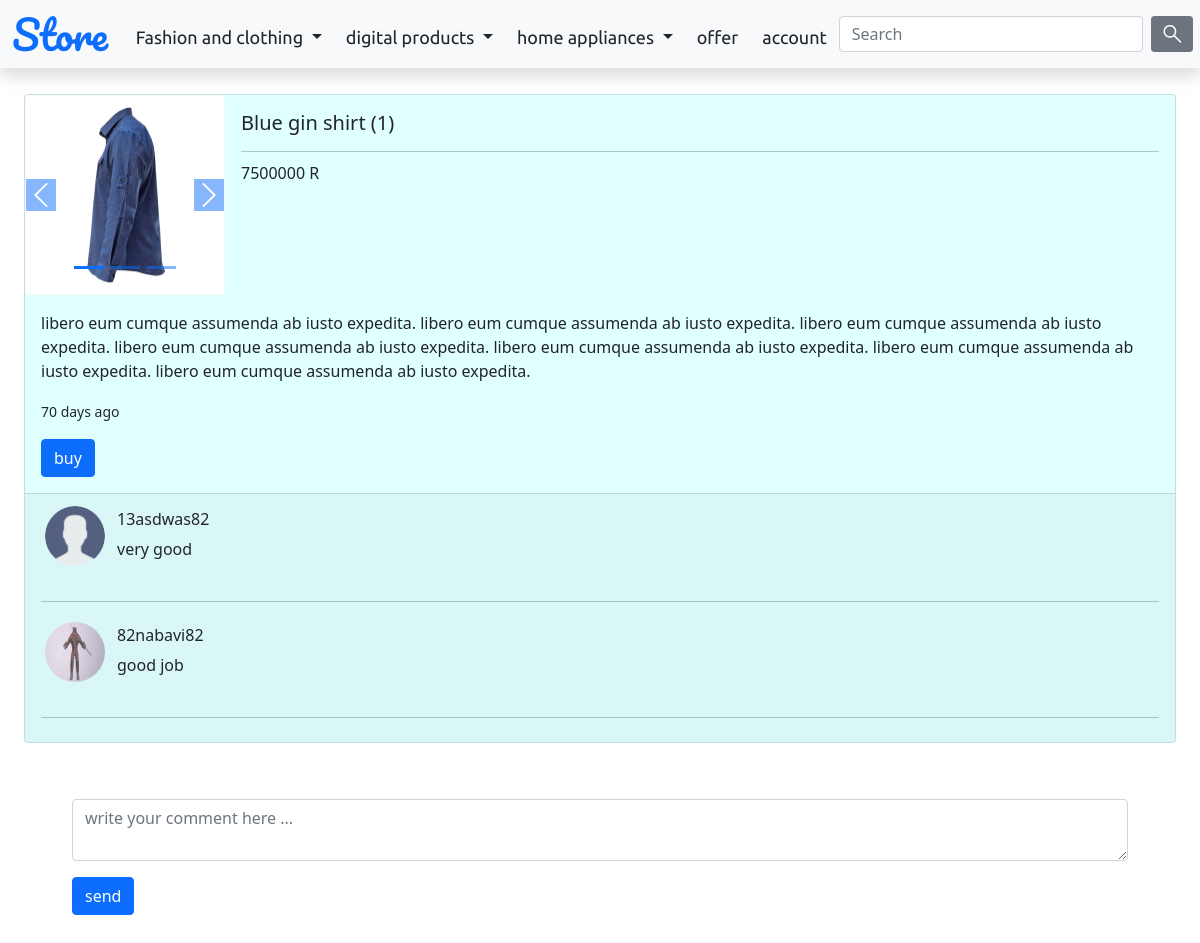
Page /product/3/ on the committed database.
### products/models.py (models this page shows, shortened)
class AvatarP(models.Model):
    producte = models.ForeignKey("Producte", verbose_name=_("producte"), on_delete=models.CASCADE, related_name='avatar')
    avatar = models.ImageField(_("avatar"), upload_to='product_avatar/')
    def __str__(self):
        return self.avatar.name
    class Meta:
        managed = True
        verbose_name = 'AvatarP'
        verbose_name_plural = 'AvatarP'

class Producte(models.Model):
    category = models.ForeignKey("category", verbose_name=_("category"), on_delete=models.CASCADE, related_name='product')
    title = models.CharField(_("title"), max_length=150)
    describtion = models.TextField(_("describtion"), blank=True, null=True)
    price = models.PositiveIntegerField(_("price"))
    created_time = models.DateTimeField(_("created time"), auto_now_add=True)
    user = models.ForeignKey("accounts.Account", verbose_name=_("user"), on_delete=models.CASCADE, related_name='product', null=True, blank=True)
    off = models.PositiveSmallIntegerField(_("off"), default=0)
    count = models.PositiveSmallIntegerField(_("count"))
    def time_diff(self):
        now = datetime.datetime.utcnow().replace(tzinfo=utc)
        timediff = now - self.created_time
        return timediff.days
    def master_price(self):
        return int(round(self.price - self.price*self.off/100))
    class Meta:
        managed = True
        verbose_name = 'Producte'
        verbose_name_plural = 'Productes'

class Comment(models.Model):
    user = models.ForeignKey("accounts.Account", verbose_name=_("user"), on_delete=models.CASCADE, related_name='comment')
    producte = models.ForeignKey("Producte", verbose_name=_("product"), on_delete=models.CASCADE, related_name='comment')
    describtion = models.TextField(_("describtion"))
    created_time = models.DateTimeField(_("created time"), auto_now_add=True)
    class Meta:
        managed = True
        verbose_name = 'Comment'
        verbose_name_plural = 'Comments'

### accounts/models.py (models this page shows)
class Account(AbstractUser):
    phone_number = PhoneNumberField(unique=True, null=True, blank=True)
    avatar = models.ImageField(_("avatar"), upload_to=f, blank=True, default='profile_avatar/default.png')

### products/views.py (the view)
# urls.py: path('product/<int:pk>/', ProductView.as_view()),
class ProductView(View):
    def get(self, request, pk):
        result = my_auth(request)
        template = loader.get_template('products/product.html')
        context = {'product': Producte.objects.get(pk=pk)}
        if result != 'redire':
            context = {'product': Producte.objects.get(pk=pk), 'account': Account.objects.get(id= result),
                       'buy': Buy.objects.filter(user = Account.objects.get(id= result), is_purchase = False, product = Producte.objects.get(pk=pk))}
        return HttpResponse(content=template.render(context, request))

### products/views.py (called while the page is built)
def my_auth(request):
    jwt_token = request.COOKIES.get('jwt-access')
    if jwt_token:
        decode_token = jwt.decode(jwt_token, settings.SECRET_KEY, ['HS256'])
        if Account.objects.get(id= decode_token['user_id']):
            return decode_token['user_id']
    else:
        return 'redire'

### static/templates/products/product.html (shortened to what this page needs)
{% load static %}
<!doctype html>
<html lang="en">
  <head>
    <link href="https://cdn.jsdelivr.net/npm/bootstrap@5.0.2/dist/css/bootstrap.min.css" rel="stylesheet">
    <link rel="stylesheet" href="{% static 'templates/master.css' %}">
  </head>
  <body class="">
    <header>
      {% include "upper_nav.html" %}
    </header>
    <main class="w-100 d-flex justify-content-center align-items-center flex-column px-4" style="padding-top: 70px;">
      <div class="card m-2 mt-4 w-100" style="min-width: 80%; background-color: lightcyan;">
        <div class="d-flex flex-column flex-wrap">
          <div class="d-flex flex-column flex-md-row">
            <div id="carouselExampleIndicators" class="carousel slide bg-dark card-img-top border-1 border-light"
              style="border-style: none; border-right-style: solid; border-left-style: solid; width: 200px; height: 200px;">
              <div class="carousel-indicators">
              {% for i in product.avatar.all %}
              {% if i == product.avatar.first %}
                <button type="button" data-bs-target="#carouselExampleIndicators" data-bs-slide-to="0"
                class="active bg-primary" aria-current="true" aria-label="Slide 1"></button>
              {% else %}
                <button type="button" data-bs-target="#carouselExampleIndicators" data-bs-slide-to="{{ forloop.counter0 }}"
                class="bg-primary" aria-label="Slide {{ forloop.counter }}"></button>
              {% endif %}
              {% endfor %}
              </div>
              <div class="carousel-inner">
              {% for i in product.avatar.all %}
              {% if i == product.avatar.first %}
                <div class="carousel-item active">
                    <img src="{% static '../media/' %}{{i}}" class="d-block border-light border-1"
                    style="border-style: solid; border-right-style: none; border-left-style: none; width: 200px; height: 200px;" alt="...">
                </div>
              {% else %}
                <div class="carousel-item">
                    <img src="{% static '../media/' %}{{i}}" class="d-block border-light border-1"
                    style="border-style: solid; border-right-style: none; border-left-style: none; width: 200px; height: 200px;" alt="...">
                </div>
              {% endif %}
              {% endfor %}
              </div>
              <button class="carousel-control-prev" type="button" data-bs-target="#carouselExampleIndicators" data-bs-slide="prev">
                <span class="carousel-control-prev-icon bg-primary" aria-hidden="true"></span>
              </button>
              <button class="carousel-control-next" type="button" data-bs-target="#carouselExampleIndicators" data-bs-slide="next">
                <span class="carousel-control-next-icon bg-primary" aria-hidden="true"></span>
              </button>
            </div>
            <div class="card-body">
              <h5 class="card-title">{{product.title}} ({{product.count}})</h5>
              <hr>
              {% if product.off == 0 %}
              <h6 class="card-subtitle">{{product.master_price}} R</h6>
              {% else %}
              <span class="fs-6 card-subtitle fw-bold">&nbsp;{{product.master_price}} R &nbsp;&nbsp;</span>
                <span class="badge bg-danger fs-6 rounded-pill  p-1">{{product.off}}%</span></span>
                <div class="fs-6 card-subtitle mt-1">&nbsp;<del>&nbsp;{{product.price}} </del></div>
              {% endif %}
            </div>
          </div>
          <div class="card-body">
            <p class="card-text">{{product.describtion}}</p>
            <p class="card-text"><small class="text-body-secondary">{{product.time_diff}} days ago</small></p>
            {% if not buy %}
            <button class="btn btn-primary buy">buy</button>
            {% endif %}
          </div>
        </div>
        <div class="card-footer">
          {% for c in product.comment.all %}
            <div class="media flex-row d-flex">
              <img class="rounded-pill m-1" src="{% static '../media/' %}{{c.user.avatar}}" alt="..." style="width: 60px; height: 60px;">
              <div class="media-body p-2 d-flex justify-content-between w-100">
                <div>
                  <h6>{{c.user.username}}</h6>
                  <p>{{c.describtion}}</p>
                </div>
              </div>
            </div>
            <hr>
          {% endfor %}
        </div>
      </div>
      <form class="p-5 w-100" method="post" action="" id="loginform">
          <div class="form-group mb-3 w-100">
              <textarea class="form-control" placeholder="write your comment here ..." id="username" cols="2"></textarea>
          </div>
          <button type="submit" class="btn btn-primary d-block">send</button>
      </form>
    </main>
  </body>
</html>

### static/templates/upper_nav.html (shortened to what this page needs)
<nav class="navbar navbar-expand-lg bg-body-tertiary shadow bg-light py-1 fixed-top">
  <div class="container-fluid">
    <a class="navbar-brand p-0" href="/home/" style="font-family: var(--font1); font-size: 40px;">Store</a>
    <div class="collapse navbar-collapse justify-content-between " id="navbarSupportedContent">
      <ul class="navbar-nav me-auto mb-2 mb-lg-0">
        <li class="nav-item dropdown p-1">
          <a class="upper_btn nav-link dropdown-toggle text-dark" href="" role="button" data-bs-toggle="dropdown" aria-expanded="false" style="font-family: var(--font2); font-size: large;">
            Fashion and clothing
          </a>
        </li>
        <li class="nav-item dropdown p-1">
          <a class="upper_btn nav-link dropdown-toggle text-dark" href="" role="button" data-bs-toggle="dropdown" aria-expanded="false" style="font-family: var(--font2); font-size: large;">
            digital products
          </a>
        </li>
        <li class="nav-item dropdown p-1">
          <a class="upper_btn nav-link dropdown-toggle text-dark" href="" role="button" data-bs-toggle="dropdown" aria-expanded="false" style="font-family: var(--font2); font-size: large;">
            home appliances
          </a>
        </li>
        <li class="nav-item p-1">
          <a class="upper_btn nav-link active text-dark" aria-current="page" href="/home/off" style="font-family: var(--font2); font-size: large;">offer</a>
        </li>
        <li class="nav-item p-1">
          <a class="upper_btn nav-link active text-dark" aria-current="page" href="/account/" style="font-family: var(--font2); font-size: large;">account</a>
        </li>
      </ul>
      <form class="d-flex col-xl-4 col-lg-2" role="search">
        <input class="form-control me-2 h-25" type="search" placeholder="Search" aria-label="Search">
        <button class="btn btn-secondary btn-sm" type="submit"><span class="material-symbols-outlined align-text-bottom ">search</span></button>
      </form>
    </div>
  </div>
</nav>

### static/templates/master.css (style rules this page uses)
:root { --font4: 'Edu NSW ACT Foundation', cursive; --font1: 'Pacifico', cursive; --font3: 'Red Hat Display', sans-serif; --font2: 'Ubuntu', sans-serif; }
.material-symbols-outlined { font-variation-settings: 'FILL' 0, 'wght' 400, 'GRAD' 0, 'opsz' 48 }
.upper_btn { border-style: solid; border-width: 0 0 2px 0; border-color: rgba(240, 248, 255, 0); padding-bottom: 0; }

### rows in the picture
AvatarP: avatar (picture)
Producte: title "Blue gin shirt", count "1", master_price "7500000", describtion "libero eum cumque assumenda ab iusto expedita. libero eum cumque assumenda ab iusto expedita. libero eum cumque assumenda ab iusto expedita. libero eum cumque assumenda ab iusto expedita. libero eum cumque assumenda ab iusto expedita. libero eum cumque assumenda ab iusto expedita. libero eum cumque assumenda ab iusto expedita.", time_diff "70"
Comment: user.avatar (picture), user.username "13asdwas82", describtion "very good"
Comment: user.avatar (picture), user.username "82nabavi82", describtion "good job"
